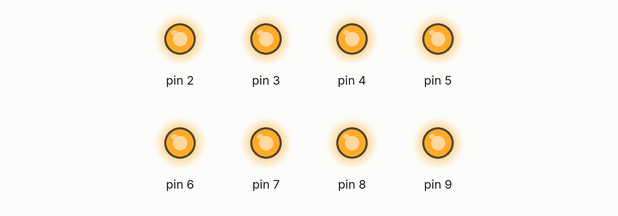
Bench run of a sketch on a simulated Arduino Uno, built with avr-gcc and run on an emulated ATmega328P. On the bench: output pins drawn as LEDs (lit = HIGH).

Above: at 0.5 s.
At 3.5 s:
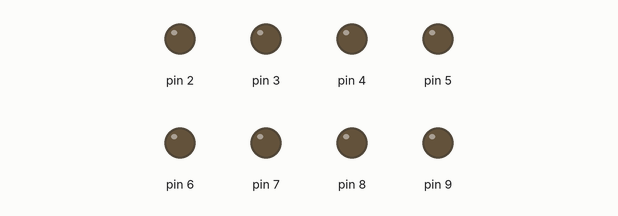
Timing chart, 0 to 4.6 s (numbered marks = the images above):
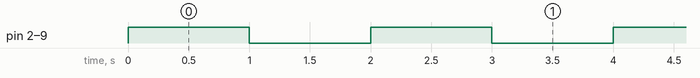

Measured:
- by itself, pin 2–9: alternates HIGH for 1.0 s and LOW for 1.0 s

The sketch:

exercici_1.1.ino
```cpp
void setup()
{
  // put your setup code here, to run once:
pinMode (2,OUTPUT);
pinMode (3,OUTPUT);
pinMode (4,OUTPUT);
pinMode (5,OUTPUT);
pinMode (6,OUTPUT);
pinMode (7,OUTPUT);
pinMode (8,OUTPUT);
pinMode (9,OUTPUT);

}

void loop() {
  // put your main code here, to run repeatedly:
digitalWrite (2,HIGH);
digitalWrite (3,HIGH);
digitalWrite (4,HIGH);
digitalWrite (5,HIGH);
digitalWrite (6,HIGH);
digitalWrite (7,HIGH);
digitalWrite (8,HIGH);
digitalWrite (9,HIGH);
delay (1000);
digitalWrite (2,LOW);
digitalWrite (3,LOW);
digitalWrite (4,LOW);
digitalWrite (5,LOW);
digitalWrite (6,LOW);
digitalWrite (7,LOW);
digitalWrite (8,LOW);
digitalWrite (9,LOW);
delay (1000);
}
```
